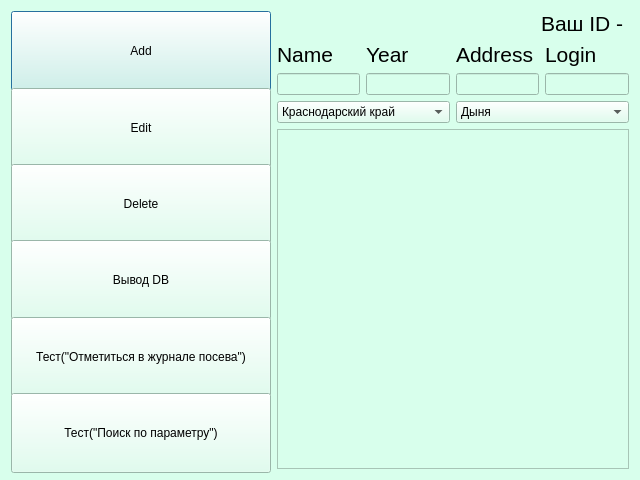
<?xml version="1.0" encoding="UTF-8"?>
<ui version="4.0">
 <class>Admin</class>
 <widget class="QDialog" name="Admin">
  <property name="enabled">
   <bool>true</bool>
  </property>
  <property name="geometry">
   <rect>
    <x>0</x>
    <y>0</y>
    <width>640</width>
    <height>480</height>
   </rect>
  </property>
  <property name="minimumSize">
   <size>
    <width>640</width>
    <height>480</height>
   </size>
  </property>
  <property name="maximumSize">
   <size>
    <width>640</width>
    <height>480</height>
   </size>
  </property>
  <property name="windowTitle">
   <string notr="true">Админ панель</string>
  </property>
  <property name="styleSheet">
   <string notr="true">background-color: rgb(216, 255, 236);</string>
  </property>
  <layout class="QGridLayout" name="gridLayout">
   <item row="0" column="0" rowspan="4">
    <layout class="QVBoxLayout" name="verticalLayout" stretch="0,0,0,0,0,0">
     <property name="spacing">
      <number>0</number>
     </property>
     <property name="sizeConstraint">
      <enum>QLayout::SetFixedSize</enum>
     </property>
     <property name="bottomMargin">
      <number>0</number>
     </property>
     <item>
      <widget class="QPushButton" name="pushButtonAdd">
       <property name="sizePolicy">
        <sizepolicy hsizetype="Minimum" vsizetype="Fixed">
         <horstretch>0</horstretch>
         <verstretch>0</verstretch>
        </sizepolicy>
       </property>
       <property name="minimumSize">
        <size>
         <width>260</width>
         <height>80</height>
        </size>
       </property>
       <property name="maximumSize">
        <size>
         <width>260</width>
         <height>80</height>
        </size>
       </property>
       <property name="styleSheet">
        <string notr="true"/>
       </property>
       <property name="text">
        <string>Add</string>
       </property>
      </widget>
     </item>
     <item>
      <widget class="QPushButton" name="pushButtonEdit">
       <property name="minimumSize">
        <size>
         <width>260</width>
         <height>80</height>
        </size>
       </property>
       <property name="maximumSize">
        <size>
         <width>260</width>
         <height>80</height>
        </size>
       </property>
       <property name="text">
        <string>Edit</string>
       </property>
      </widget>
     </item>
     <item>
      <widget class="QPushButton" name="pushButtonDelete">
       <property name="minimumSize">
        <size>
         <width>260</width>
         <height>80</height>
        </size>
       </property>
       <property name="maximumSize">
        <size>
         <width>260</width>
         <height>80</height>
        </size>
       </property>
       <property name="text">
        <string>Delete</string>
       </property>
      </widget>
     </item>
     <item>
      <widget class="QPushButton" name="pushButton1">
       <property name="minimumSize">
        <size>
         <width>260</width>
         <height>80</height>
        </size>
       </property>
       <property name="maximumSize">
        <size>
         <width>260</width>
         <height>80</height>
        </size>
       </property>
       <property name="text">
        <string>Вывод DB</string>
       </property>
      </widget>
     </item>
     <item>
      <widget class="QPushButton" name="pushButton2">
       <property name="minimumSize">
        <size>
         <width>260</width>
         <height>80</height>
        </size>
       </property>
       <property name="maximumSize">
        <size>
         <width>260</width>
         <height>80</height>
        </size>
       </property>
       <property name="text">
        <string>Тест(&quot;Отметиться в журнале посева&quot;)</string>
       </property>
      </widget>
     </item>
     <item>
      <widget class="QPushButton" name="pushButton3">
       <property name="minimumSize">
        <size>
         <width>260</width>
         <height>80</height>
        </size>
       </property>
       <property name="maximumSize">
        <size>
         <width>260</width>
         <height>80</height>
        </size>
       </property>
       <property name="styleSheet">
        <string notr="true"/>
       </property>
       <property name="text">
        <string>Тест(&quot;Поиск по параметру&quot;)</string>
       </property>
      </widget>
     </item>
    </layout>
   </item>
   <item row="0" column="1">
    <widget class="QLabel" name="VashID">
     <property name="minimumSize">
      <size>
       <width>0</width>
       <height>0</height>
      </size>
     </property>
     <property name="maximumSize">
      <size>
       <width>600</width>
       <height>30</height>
      </size>
     </property>
     <property name="font">
      <font>
       <pointsize>16</pointsize>
      </font>
     </property>
     <property name="text">
      <string>Ваш ID - </string>
     </property>
     <property name="alignment">
      <set>Qt::AlignRight|Qt::AlignTrailing|Qt::AlignVCenter</set>
     </property>
    </widget>
   </item>
   <item row="1" column="1">
    <layout class="QHBoxLayout" name="horizontalLayout">
     <item>
      <layout class="QVBoxLayout" name="verticalLayout_2">
       <item>
        <widget class="QLabel" name="Id">
         <property name="font">
          <font>
           <pointsize>16</pointsize>
          </font>
         </property>
         <property name="text">
          <string>Name</string>
         </property>
        </widget>
       </item>
       <item>
        <widget class="QLineEdit" name="Search_Name"/>
       </item>
      </layout>
     </item>
     <item>
      <layout class="QVBoxLayout" name="verticalLayout_4">
       <item>
        <widget class="QLabel" name="label_3">
         <property name="font">
          <font>
           <pointsize>16</pointsize>
          </font>
         </property>
         <property name="text">
          <string>Year</string>
         </property>
        </widget>
       </item>
       <item>
        <widget class="QLineEdit" name="Search_Year"/>
       </item>
      </layout>
     </item>
     <item>
      <layout class="QVBoxLayout" name="verticalLayout_3">
       <item>
        <widget class="QLabel" name="label_2">
         <property name="font">
          <font>
           <pointsize>16</pointsize>
          </font>
         </property>
         <property name="text">
          <string>Address</string>
         </property>
        </widget>
       </item>
       <item>
        <widget class="QLineEdit" name="Search_Address"/>
       </item>
      </layout>
     </item>
     <item>
      <layout class="QVBoxLayout" name="verticalLayout_5">
       <item>
        <widget class="QLabel" name="label">
         <property name="font">
          <font>
           <pointsize>16</pointsize>
          </font>
         </property>
         <property name="text">
          <string>Login</string>
         </property>
        </widget>
       </item>
       <item>
        <widget class="QLineEdit" name="Search_Login"/>
       </item>
      </layout>
     </item>
    </layout>
   </item>
   <item row="2" column="1">
    <layout class="QHBoxLayout" name="horizontalLayout_2">
     <item>
      <widget class="QComboBox" name="grounds">
       <item>
        <property name="text">
         <string>Краснодарский край</string>
        </property>
       </item>
       <item>
        <property name="text">
         <string>Тульская область</string>
        </property>
       </item>
       <item>
        <property name="text">
         <string>Вологодская область</string>
        </property>
       </item>
       <item>
        <property name="text">
         <string>Москва</string>
        </property>
       </item>
       <item>
        <property name="text">
         <string>Чувашия</string>
        </property>
       </item>
       <item>
        <property name="text">
         <string>Ростовская область</string>
        </property>
       </item>
       <item>
        <property name="text">
         <string>Владимирская область</string>
        </property>
       </item>
       <item>
        <property name="text">
         <string>Брянская область</string>
        </property>
       </item>
       <item>
        <property name="text">
         <string>Самарская область</string>
        </property>
       </item>
      </widget>
     </item>
     <item>
      <widget class="QComboBox" name="plants">
       <item>
        <property name="text">
         <string>Дыня</string>
        </property>
       </item>
       <item>
        <property name="text">
         <string>Томат</string>
        </property>
       </item>
       <item>
        <property name="text">
         <string>Огурец</string>
        </property>
       </item>
      </widget>
     </item>
    </layout>
   </item>
   <item row="3" column="1">
    <widget class="QTextEdit" name="Text">
     <property name="styleSheet">
      <string notr="true"/>
     </property>
     <property name="html">
      <string>&lt;!DOCTYPE HTML PUBLIC &quot;-//W3C//DTD HTML 4.0//EN&quot; &quot;http://www.w3.org/TR/REC-html40/strict.dtd&quot;&gt;
&lt;html&gt;&lt;head&gt;&lt;meta name=&quot;qrichtext&quot; content=&quot;1&quot; /&gt;&lt;style type=&quot;text/css&quot;&gt;
p, li { white-space: pre-wrap; }
&lt;/style&gt;&lt;/head&gt;&lt;body style=&quot; font-family:'MS Shell Dlg 2'; font-size:8.25pt; font-weight:400; font-style:normal;&quot;&gt;
&lt;p style=&quot;-qt-paragraph-type:empty; margin-top:0px; margin-bottom:0px; margin-left:0px; margin-right:0px; -qt-block-indent:0; text-indent:0px;&quot;&gt;&lt;br /&gt;&lt;/p&gt;&lt;/body&gt;&lt;/html&gt;</string>
     </property>
    </widget>
   </item>
  </layout>
 </widget>
 <resources/>
 <connections/>
</ui>
